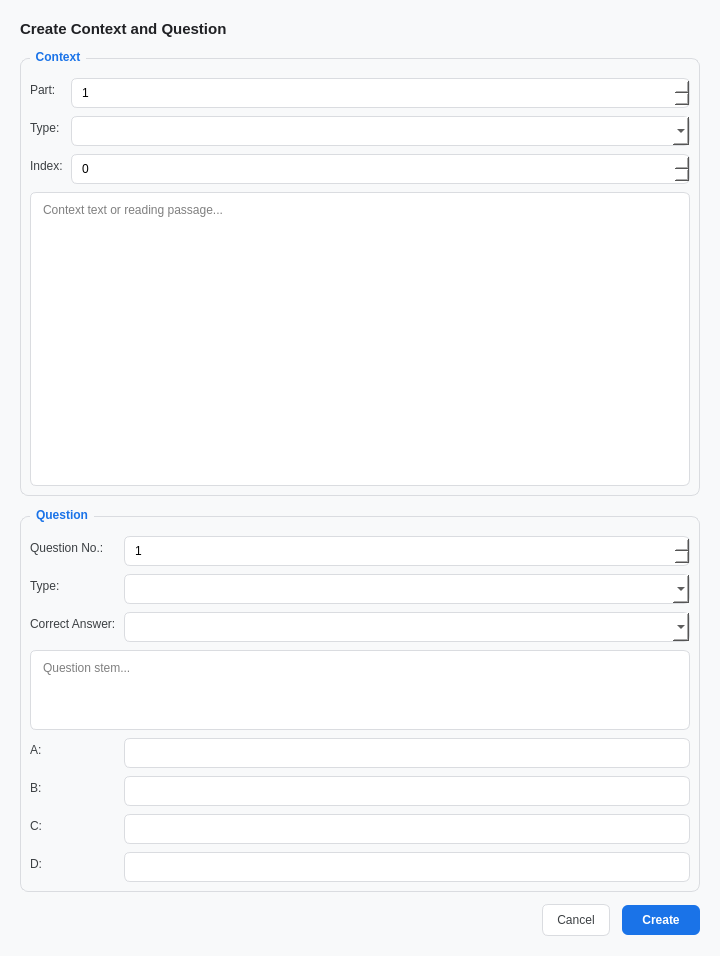
<?xml version="1.0" encoding="UTF-8"?>
<ui version="4.0">
 <class>AddExamQuestionDialog</class>
 <widget class="QDialog" name="AddExamQuestionDialog">
  <property name="geometry">
   <rect>
    <x>0</x>
    <y>0</y>
    <width>720</width>
    <height>760</height>
   </rect>
  </property>
  <property name="windowTitle">
   <string>Add Exam Question</string>
  </property>
  <property name="styleSheet">
   <string notr="true">QDialog { background-color: #f8f9fa; }
QLabel { font-size: 12px; color: #3c4043; }
QLineEdit, QTextEdit, QComboBox, QSpinBox {
    border: 1px solid #dadce0;
    border-radius: 6px;
    padding: 6px 8px;
    font-size: 12px;
    background-color: white;
}
QLineEdit:focus, QTextEdit:focus, QComboBox:focus, QSpinBox:focus { border-color: #1a73e8; }
QGroupBox {
    font-weight: bold;
    font-size: 12px;
    color: #1a73e8;
    border: 1px solid #dadce0;
    border-radius: 8px;
    margin-top: 8px;
    padding-top: 10px;
}
QGroupBox::title {
    subcontrol-origin: margin;
    left: 10px;
    padding: 0 4px;
}
QPushButton#save_btn {
    background-color: #1a73e8;
    color: white;
    font-weight: bold;
    border-radius: 6px;
    padding: 8px 20px;
    font-size: 12px;
}
QPushButton#save_btn:hover { background-color: #1558b0; }
QPushButton#cancel_btn, QPushButton#paste_image_btn {
    background-color: white;
    color: #3c4043;
    border: 1px solid #dadce0;
    border-radius: 6px;
    padding: 8px 14px;
    font-size: 12px;
}
QPushButton#cancel_btn:hover, QPushButton#paste_image_btn:hover { background-color: #f1f3f4; }</string>
  </property>
  <layout class="QVBoxLayout" name="main_layout">
   <property name="spacing">
    <number>12</number>
   </property>
   <property name="leftMargin">
    <number>20</number>
   </property>
   <property name="topMargin">
    <number>20</number>
   </property>
   <property name="rightMargin">
    <number>20</number>
   </property>
   <property name="bottomMargin">
    <number>20</number>
   </property>
   <item>
    <widget class="QLabel" name="header_label">
     <property name="styleSheet">
      <string notr="true">font-size: 15px; font-weight: bold; color: #202124;</string>
     </property>
     <property name="text">
      <string>Create Context and Question</string>
     </property>
    </widget>
   </item>
   <item>
    <widget class="QGroupBox" name="context_group">
     <property name="title">
      <string>Context</string>
     </property>
     <layout class="QFormLayout" name="context_form">
      <property name="spacing">
       <number>8</number>
      </property>
      <item row="0" column="0">
       <widget class="QLabel" name="part_label">
        <property name="text">
         <string>Part:</string>
        </property>
       </widget>
      </item>
      <item row="0" column="1">
       <widget class="QSpinBox" name="part_spin">
        <property name="minimum">
         <number>1</number>
        </property>
        <property name="maximum">
         <number>9</number>
        </property>
       </widget>
      </item>
      <item row="1" column="0">
       <widget class="QLabel" name="context_type_label">
        <property name="text">
         <string>Type:</string>
        </property>
       </widget>
      </item>
      <item row="1" column="1">
       <widget class="QComboBox" name="context_type_combo"/>
      </item>
      <item row="2" column="0">
       <widget class="QLabel" name="context_index_label">
        <property name="text">
         <string>Index:</string>
        </property>
       </widget>
      </item>
      <item row="2" column="1">
       <widget class="QSpinBox" name="context_index_spin">
        <property name="maximum">
         <number>9999</number>
        </property>
       </widget>
      </item>
      <item row="3" column="0" colspan="2">
       <widget class="QStackedWidget" name="context_stack">
        <widget class="QWidget" name="text_page">
         <layout class="QVBoxLayout" name="text_page_layout">
          <property name="leftMargin">
           <number>0</number>
          </property>
          <property name="topMargin">
           <number>0</number>
          </property>
          <property name="rightMargin">
           <number>0</number>
          </property>
          <property name="bottomMargin">
           <number>0</number>
          </property>
          <item>
           <widget class="QTextEdit" name="context_text_edit">
            <property name="minimumSize">
             <size>
              <width>0</width>
              <height>110</height>
             </size>
            </property>
            <property name="placeholderText">
             <string>Context text or reading passage...</string>
            </property>
           </widget>
          </item>
         </layout>
        </widget>
        <widget class="QWidget" name="audio_page">
         <layout class="QVBoxLayout" name="audio_page_layout">
          <property name="leftMargin">
           <number>0</number>
          </property>
          <property name="topMargin">
           <number>0</number>
          </property>
          <property name="rightMargin">
           <number>0</number>
          </property>
          <property name="bottomMargin">
           <number>0</number>
          </property>
          <item>
           <widget class="QTextEdit" name="audio_context_edit">
            <property name="minimumSize">
             <size>
              <width>0</width>
              <height>110</height>
             </size>
            </property>
            <property name="placeholderText">
             <string>Transcript text or SRT-style lines...</string>
            </property>
           </widget>
          </item>
         </layout>
        </widget>
        <widget class="QWidget" name="image_page">
         <layout class="QVBoxLayout" name="image_page_layout">
          <property name="leftMargin">
           <number>0</number>
          </property>
          <property name="topMargin">
           <number>0</number>
          </property>
          <property name="rightMargin">
           <number>0</number>
          </property>
          <property name="bottomMargin">
           <number>0</number>
          </property>
          <item>
           <widget class="QTextEdit" name="image_description_edit">
            <property name="minimumSize">
             <size>
              <width>0</width>
              <height>70</height>
             </size>
            </property>
            <property name="placeholderText">
             <string>Brief diagram description or source text...</string>
            </property>
           </widget>
          </item>
          <item>
           <widget class="QLabel" name="image_drop_placeholder">
            <property name="minimumSize">
             <size>
              <width>0</width>
              <height>180</height>
             </size>
            </property>
            <property name="styleSheet">
             <string notr="true">border: 2px dashed #9aa0a6; border-radius: 6px; background: #f8f9fa; color: #5f6368; padding: 16px;</string>
            </property>
            <property name="text">
             <string>Drop image here or press Ctrl+V</string>
            </property>
            <property name="alignment">
             <set>Qt::AlignmentFlag::AlignCenter</set>
            </property>
           </widget>
          </item>
          <item>
           <layout class="QHBoxLayout" name="image_button_layout">
            <item>
             <widget class="QPushButton" name="paste_image_btn">
              <property name="text">
               <string>Paste Image</string>
              </property>
             </widget>
            </item>
            <item>
             <spacer name="image_button_spacer">
              <property name="orientation">
               <enum>Qt::Orientation::Horizontal</enum>
              </property>
              <property name="sizeHint" stdset="0">
               <size>
                <width>40</width>
                <height>20</height>
               </size>
              </property>
             </spacer>
            </item>
           </layout>
          </item>
         </layout>
        </widget>
       </widget>
      </item>
     </layout>
    </widget>
   </item>
   <item>
    <widget class="QGroupBox" name="question_group">
     <property name="title">
      <string>Question</string>
     </property>
     <layout class="QFormLayout" name="question_form">
      <property name="spacing">
       <number>8</number>
      </property>
      <item row="0" column="0">
       <widget class="QLabel" name="question_number_label">
        <property name="text">
         <string>Question No.:</string>
        </property>
       </widget>
      </item>
      <item row="0" column="1">
       <widget class="QSpinBox" name="question_number_spin">
        <property name="minimum">
         <number>1</number>
        </property>
        <property name="maximum">
         <number>9999</number>
        </property>
       </widget>
      </item>
      <item row="1" column="0">
       <widget class="QLabel" name="question_type_label">
        <property name="text">
         <string>Type:</string>
        </property>
       </widget>
      </item>
      <item row="1" column="1">
       <widget class="QComboBox" name="question_type_combo"/>
      </item>
      <item row="2" column="0">
       <widget class="QLabel" name="answer_label">
        <property name="text">
         <string>Correct Answer:</string>
        </property>
       </widget>
      </item>
      <item row="2" column="1">
       <widget class="QComboBox" name="answer_combo"/>
      </item>
      <item row="3" column="0" colspan="2">
       <widget class="QTextEdit" name="content_edit">
        <property name="minimumSize">
         <size>
          <width>0</width>
          <height>80</height>
         </size>
        </property>
        <property name="placeholderText">
         <string>Question stem...</string>
        </property>
       </widget>
      </item>
      <item row="4" column="0">
       <widget class="QLabel" name="option_a_label">
        <property name="text">
         <string>A:</string>
        </property>
       </widget>
      </item>
      <item row="4" column="1">
       <widget class="QLineEdit" name="option_a_edit"/>
      </item>
      <item row="5" column="0">
       <widget class="QLabel" name="option_b_label">
        <property name="text">
         <string>B:</string>
        </property>
       </widget>
      </item>
      <item row="5" column="1">
       <widget class="QLineEdit" name="option_b_edit"/>
      </item>
      <item row="6" column="0">
       <widget class="QLabel" name="option_c_label">
        <property name="text">
         <string>C:</string>
        </property>
       </widget>
      </item>
      <item row="6" column="1">
       <widget class="QLineEdit" name="option_c_edit"/>
      </item>
      <item row="7" column="0">
       <widget class="QLabel" name="option_d_label">
        <property name="text">
         <string>D:</string>
        </property>
       </widget>
      </item>
      <item row="7" column="1">
       <widget class="QLineEdit" name="option_d_edit"/>
      </item>
     </layout>
    </widget>
   </item>
   <item>
    <layout class="QHBoxLayout" name="button_layout">
     <item>
      <spacer name="button_spacer">
       <property name="orientation">
        <enum>Qt::Orientation::Horizontal</enum>
       </property>
       <property name="sizeHint" stdset="0">
        <size>
         <width>40</width>
         <height>20</height>
        </size>
       </property>
      </spacer>
     </item>
     <item>
      <widget class="QPushButton" name="cancel_btn">
       <property name="text">
        <string>Cancel</string>
       </property>
      </widget>
     </item>
     <item>
      <widget class="QPushButton" name="save_btn">
       <property name="text">
        <string>Create</string>
       </property>
      </widget>
     </item>
    </layout>
   </item>
  </layout>
 </widget>
 <resources/>
 <connections/>
</ui>
